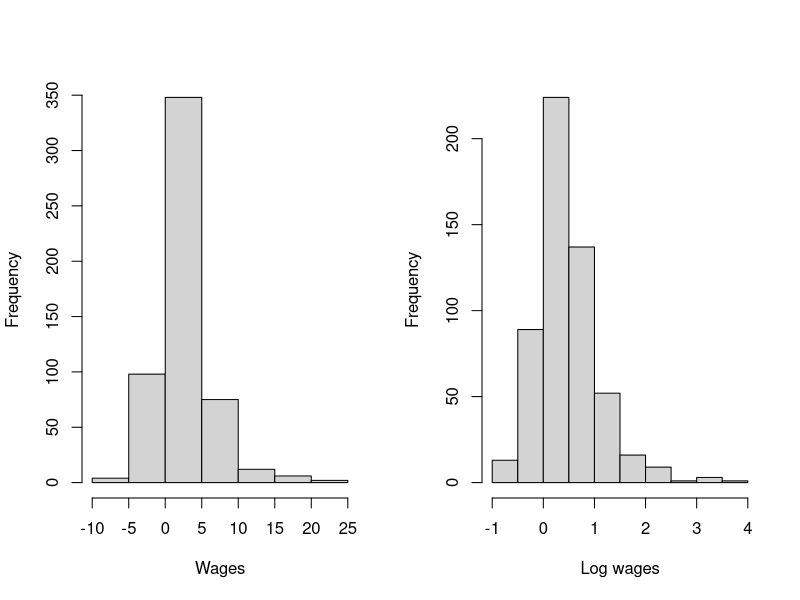
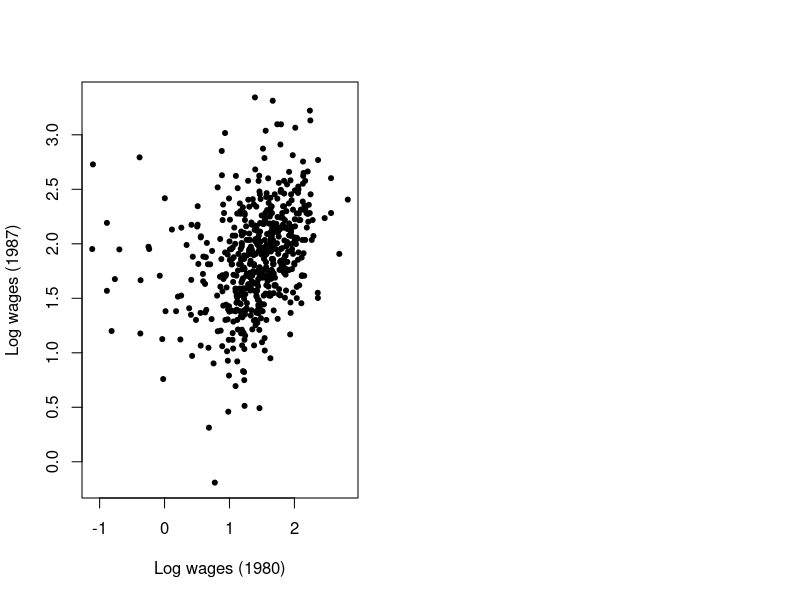

Here is the R script that generated these plots, in order:
## lwages data set ##

# Importing data #
setwd("/Users/miguel/Dropbox/Current jobs/STAT-2016")
df = read.csv("Data/lwages.csv")
str(df)
N = nrow(df)

# Salary change #
change <- df$lwage7 - df$lwage0
change_alt <- exp(df$lwage7) - exp(df$lwage0)

# Histograms #
par(mfrow=c(1,2))
hist(change_alt, main="", xlab="Wages")
hist(change, main="", xlab="Log wages")

# Confidence limits #
lcl <- mean(change) - qt(0.975, df=N-1)*sd(change)/sqrt(N)
ucl <- mean(change) + qt(0.975, df=N-1)*sd(change)/sqrt(N)

# t statistic #
t <- mean(change)/(sd(change)/sqrt(N))
t > qt(0.975, df=N-1)

# p-value #
p <- 2*(1 - pt(t, df=N-1))

# Function t.test #
t.test(change)
t.test(df$lwage7, df$lwage0, paired=T)

# Correlation #
plot(lwage7 ~ lwage0, data=df, xlab="Log wages (1980)", ylab="Log wages (1987)", pch=20)

